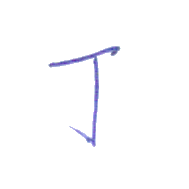
#> input picture old-thas/data/1/database/base_1_12_1.bmp, 189 x 189 px; its folder holds only this picture in this run
$ python main.py
#> lines starting #> are read from the running program, lines starting #| are printed output that depends on the picture; after the words box and inside, x2 and y2 are one past the last pixel; in counts of white or black regions, pixels touching at a corner belong together
#> in load_and_prepare_data, image is the input picture: PIL image 189x189 RGB; mean R, G, B 252.3, 252.2, 253.8
import os
import numpy as np
from PIL import Image
from sklearn.svm import SVC
from sklearn.metrics import accuracy_score, classification_report, confusion_matrix
from sklearn.preprocessing import StandardScaler
import glob
import csv
import datetime
import matplotlib.pyplot as plt
import seaborn as sns

Y_STROKE_MAX = 220

def stroke_extraction(image):
    def is_stroke(pixel):
        return pixel < Y_STROKE_MAX
    if image.mode != 'YCbCr':
        image = image.convert('YCbCr')  # Ensure the image is in 'YCbCr' mode
#> image: PIL image 189x189 YCbCr; mean of channels 0, 1, 2 252.4, 128.8, 127.9
    y_channel, _, _ = image.split()  # Extract the Y channel
    y_array = np.array(y_channel)
    stroke_array = np.vectorize(is_stroke)(y_array)
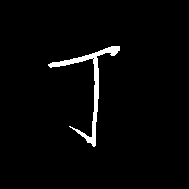
#> stroke_array: shape (189, 189) bool; 2.5% white; 1 white region, box (x1, y1, x2, y2) and area: (48, 46, 120, 147) 876
    stroke_image = Image.fromarray(stroke_array.astype(np.uint8) * 255, mode='L')  # Convert back to image
    return stroke_image, y_array

def binary_array_extraction(image):
    stroke_image, _ = stroke_extraction(image)
    stroke_array = np.array(stroke_image)
    return (stroke_array > 0).astype(np.float32)

# B_0 is the original binary array (stroke pixels)
def compute_B_k_list(binary_array):
    # print(binary_array)
    height, width = binary_array.shape
    B_0 = binary_array.copy()
    B_k_list = [B_0]
    for k in range(1, 4):
        B_prev = B_k_list[k-1]
        B_k = np.zeros_like(B_prev)
        for m in range(width):
            for n in range(height):
                if B_prev[n, m] == 0:
                    continue
                self_ok = (B_prev[n, m] > 0)
                top_ok = (n > 0 and B_prev[n-1, m] > 0)
                bottom_ok = (n < height-1 and B_prev[n+1, m] > 0)
                left_ok = (m > 0 and B_prev[n, m-1] > 0)
                right_ok = (m < width-1 and B_prev[n, m+1] > 0)
                if self_ok and top_ok and bottom_ok and left_ok and right_ok:
                    B_k[n, m] = 1
        B_k_list.append(B_k)
    return B_k_list

def feature_extraction(image):
    stroke_image, y_array = stroke_extraction(image)
    stroke_array = np.array(stroke_image)
    height, width = stroke_array.shape
#> height = 189; width = 189

    # Divide the image into 5 rows and 5 columns
    row_height = height // 5 + 1
#> row_height = 38
    col_width = width // 5 + 1
#> col_width = 38

    # Initialize features
    # f1 to f5: # of stroke pixels for columns
    # f6 to f10: # of stroke pixels for rows
    # f11: min intensity of stroke pixels
    # f12: standard deviation of the intensity of stroke pixels
    # f13: m_0 (weighted average of horizontal position of stroke pixels)
    # f14: n_0 (weighted average of vertical position of stroke pixels)
    # f15: v_{2,0} (second order moment)
    # f16: v_{1,1} (second order moment)
    # f17: v_{0,2} (second order moment)
    # f18: v_{3,0} (third order moment)
    # f19: v_{2,1} (third order moment)
    # f20: v_{1,2} (third order moment)
    # f21: v_{0,3} (third order moment)
    # f22: r_1 (ratio of B_1 to B_0)
    # f23: r_2 (ratio of B_2 to B_0)
    # f24: r_3 (ratio of B_3 to B_0)
    # f25: w (width/height ratio of stroke region)
    features = {}

    # Calculate stroke pixels for each column (f1 to f5)
    for col in range(5):
        col_start = col * col_width
        col_end = (col + 1) * col_width if col < 4 else width
        features[f"f{col + 1}"] = np.sum(stroke_array[:, col_start:col_end] > 0)
#> after the loop, features = {'f1': 0, 'f2': 150, 'f3': 682, 'f4': 44, 'f5': 0}

    # Calculate stroke pixels for each row (f6 to f10)
    for row in range(5):
        row_start = row * row_height
        row_end = (row + 1) * row_height if row < 4 else height
        features[f"f{row + 6}"] = np.sum(stroke_array[row_start:row_end, :] > 0)
#> after the loop, features = 10 items

    # Calculate min intensity of stroke pixels (f11)
    y_stroke_pixels = y_array[(stroke_array > 0) & (y_array < Y_STROKE_MAX)]
#> y_stroke_pixels = 876 values, max 219 at index 231, min 77 at index 267, mean 149.6
    features["f11"] = np.min(y_stroke_pixels) if y_stroke_pixels.size > 0 else 0

    # Calculate standard deviation of the intensity of stroke pixels (f12)
    features["f12"] = np.std(y_stroke_pixels) if y_stroke_pixels.size > 0 else 0

    # Calculate f13 (m_0) and f14 (n_0): weighted average of positions of stroke pixels
    # B(m,n) is 1 for stroke pixels and 0 for background
    binary_array = binary_array_extraction(stroke_image)
#> in stroke_extraction (call 2), `image = image.convert('YCbCr')  # Ensure the image is in 'YCbCr' mode`: image: PIL image 189x189 YCbCr; mean of channels 0, 1, 2 6.3, 128, 128

    # Create coordinate arrays
    m_coords, n_coords = np.meshgrid(np.arange(width), np.arange(height))

    # Calculate sum(B(m,n))
    sum_B = np.sum(binary_array)
#> sum_B = 34845

    # Skip calculations if there are no stroke pixels
    if sum_B == 0:
        for i in range(13, 26):  # f13 to f25
            features[f"f{i}"] = 0
    else:
        # Calculate sum(m * B(m,n)) and sum(n * B(m,n))
        sum_m_times_B = np.sum(m_coords * binary_array)
#> sum_m_times_B = 3279089
        sum_n_times_B = np.sum(n_coords * binary_array)
#> sum_n_times_B = 3284105

        # m_0 = sum(m * B(m,n)) / sum(B(m,n))
        m0 = sum_m_times_B / sum_B
#> m0 = 94.11
        features["f13"] = m0

        # n_0 = sum(n * B(m,n)) / sum(B(m,n))
        n0 = sum_n_times_B / sum_B
#> n0 = 94.25
        features["f14"] = n0

        # Calculate moment-based features (f15 to f21)
        # Create arrays for powers of (m-m0) and (n-n0)
        m_minus_m0 = m_coords - m0
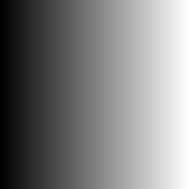
#> m_minus_m0: shape (189, 189) float64; min -94.11, max 93.89, mean -0.1; drawn with min black and max white
        n_minus_n0 = n_coords - n0
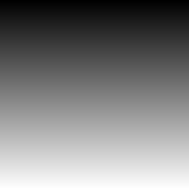
#> n_minus_n0: shape (189, 189) float64; min -94.25, max 93.75, mean -0.2; drawn with min black and max white

        # Second order moments
        # v_{2,0} = sum((m-m0)^2 * B(m,n)) / sum(B(m,n))
        features["f15"] = np.sum(np.power(m_minus_m0, 2) * binary_array) / sum_B

        # v_{1,1} = sum((m-m0) * (n-n0) * B(m,n)) / sum(B(m,n))
        features["f16"] = np.sum(m_minus_m0 * n_minus_n0 * binary_array) / sum_B

        # v_{0,2} = sum((n-n0)^2 * B(m,n)) / sum(B(m,n))
        features["f17"] = np.sum(np.power(n_minus_n0, 2) * binary_array) / sum_B

        # Third order moments
        # v_{3,0} = sum((m-m0)^3 * B(m,n)) / sum(B(m,n))
        features["f18"] = np.sum(np.power(m_minus_m0, 3) * binary_array) / sum_B

        # v_{2,1} = sum((m-m0)^2 * (n-n0) * B(m,n)) / sum(B(m,n))
        features["f19"] = np.sum(np.power(m_minus_m0, 2) * n_minus_n0 * binary_array) / sum_B

        # v_{1,2} = sum((m-m0) * (n-n0)^2 * B(m,n)) / sum(B(m,n))
        features["f20"] = np.sum(m_minus_m0 * np.power(n_minus_n0, 2) * binary_array) / sum_B

        # v_{0,3} = sum((n-n0)^3 * B(m,n)) / sum(B(m,n))
        features["f21"] = np.sum(np.power(n_minus_n0, 3) * binary_array) / sum_B

        # Calculate B_k features (f22 to f24)
        B_k_list = compute_B_k_list(binary_array)
#> after the loop in compute_B_k_list, `for k in range(1, 4):`:
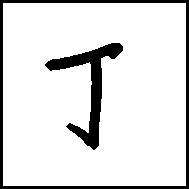
#> B_k: shape (189, 189) float32; values 0 (black) and 1 (white), 88.2% white; 2 black regions, box (x1, y1, x2, y2) and area: (0, 0, 189, 189) 2232, (45, 43, 123, 150) 1980
#> after the loop in compute_B_k_list, `for k in range(1, 4):`: B_k_list = 4 items
#> B_k_list = 4 items

        # Calculate ratio features r_k = sum(B_k) / sum(B_0)
        sum_B0 = np.sum(B_k_list[0])
#> sum_B0 = 34845
        for k in range(1, 4):
            sum_Bk = np.sum(B_k_list[k])
            features[f"f{21+k}"] = sum_Bk / sum_B0 if sum_B0 > 0 else 0
#> this loop made 3 passes
#> sum_Bk on passes 1 to 3: 33723, 32612, 31509
#> after the loop, features = 24 items

        # Calculate width/height ratio feature (f25)
        # Find stroke pixel region boundaries
        stroke_indices = np.where(binary_array > 0)
#> stroke_indices = 34845 positions, rows 0 to 188, columns 0 to 188
        if len(stroke_indices[0]) > 0:
            n_min = np.min(stroke_indices[0])  # Vertical (row) min
#> n_min = 0
            n_max = np.max(stroke_indices[0])  # Vertical (row) max
#> n_max = 188
            m_min = np.min(stroke_indices[1])  # Horizontal (col) min
#> m_min = 0
            m_max = np.max(stroke_indices[1])  # Horizontal (col) max
#> m_max = 188

            # Calculate w = (m_max - m_min) / (n_max - n_min)
            height_diff = n_max - n_min
#> height_diff = 188
            width_diff = m_max - m_min
#> width_diff = 188
            features["f25"] = width_diff / height_diff if height_diff > 0 else 0
        else:
            features["f25"] = 0

    # Convert dictionary to feature vector
    feature_vector = [features[f"f{i}"] for i in range(1, 26)]  # f1 to f25
#> feature_vector = 25 values, max 3045.3 at index 14, min -1964.2 at index 20, mean 180.6

    edge_image = np.logical_xor(B_k_list[0], B_k_list[1])  # XOR of B_0 and B_1
#> edge_image: shape (189, 189) bool; 3.1% white in thin lines or dots

    # return feature_vector
    return feature_vector, edge_image

# [17 lines left out: function export_features_to_csv, not called in this run]

def load_and_prepare_data(data_dir):
    """
    載入資料並準備訓練和測試資料集
    - 從database目錄中取前25張作為真實訓練集，後25張作為真實測試集
    - 從testcase目錄中取前25張作為偽造訓練集，後25張作為偽造測試集
    """
    # 初始化資料列表
    train_features = []
    train_labels = []
    test_features = []
    test_labels = []

    # 處理真實樣本 (database)
    database_dir = os.path.join(data_dir, 'database')
    database_files = sorted([f for f in os.listdir(database_dir) if f.endswith('.bmp')])

    # 前25張作為訓練資料
    for file in database_files[:25]:
        image_path = os.path.join(database_dir, file)
        image = Image.open(image_path)
        features, _ = feature_extraction(image)
#> features has the same summary as feature_vector in feature_extraction
        train_features.append(features)
        train_labels.append(1)  # 1表示真實樣本

    # 後25張作為測試資料
    for file in database_files[25:50]:
        image_path = os.path.join(database_dir, file)
        image = Image.open(image_path)
        features, _ = feature_extraction(image)
        test_features.append(features)
        test_labels.append(1)  # 1表示真實樣本

    # 處理偽造樣本 (testcase)
    testcase_dir = os.path.join(data_dir, 'testcase')
    testcase_files = sorted([f for f in os.listdir(testcase_dir) if f.endswith('.bmp')])

    # 前25張作為訓練資料
    for file in testcase_files[:25]:
        image_path = os.path.join(testcase_dir, file)
        image = Image.open(image_path)
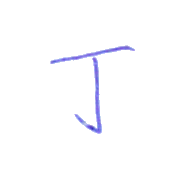
#> input picture old-thas/data/1/testcase/word_13_1_1.bmp, 189 x 189 px
#> image is the input picture: PIL image 189x189 RGB; mean R, G, B 252.5, 252.5, 254.5
        features, _ = feature_extraction(image)
#> in stroke_extraction (call 3), `image = image.convert('YCbCr')  # Ensure the image is in 'YCbCr' mode`: image: PIL image 189x189 YCbCr; mean of channels 0, 1, 2 252.7, 129, 127.8
#> in stroke_extraction (call 3), `stroke_array = np.vectorize(is_stroke)(y_array)`: stroke_array: shape (189, 189) bool; 2.3% white; 1 white region, box (x1, y1, x2, y2) and area: (50, 45, 135, 134) 835
#> after the loop in feature_extraction (call 2), `for col in range(5):`: features = {'f1': 0, 'f2': 111, 'f3': 636, 'f4': 88, 'f5': 0}
#> after the loop in feature_extraction (call 2), `for row in range(5):`: features = 10 items
#> in feature_extraction (call 2), `y_stroke_pixels = y_array[(stroke_array > 0) & (y_array < Y_STROKE_MAX)]`: y_stroke_pixels = 835 values, max 219 at index 3, min 64 at index 780, mean 157.9
#> in stroke_extraction (call 4), `image = image.convert('YCbCr')  # Ensure the image is in 'YCbCr' mode`: image: PIL image 189x189 YCbCr; mean of channels 0, 1, 2 6, 128, 128
#> in feature_extraction (call 2), `sum_B = np.sum(binary_array)`: sum_B = 34886
#> in feature_extraction (call 2), `sum_m_times_B = np.sum(m_coords * binary_array)`: sum_m_times_B = 3279971
#> in feature_extraction (call 2), `sum_n_times_B = np.sum(n_coords * binary_array)`: sum_n_times_B = 3289550
#> in feature_extraction (call 2), `m0 = sum_m_times_B / sum_B`: m0 = 94.02
#> in feature_extraction (call 2), `n0 = sum_n_times_B / sum_B`: n0 = 94.29
#> after the loop in compute_B_k_list (call 2), `for k in range(1, 4):`:
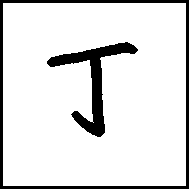
#> B_k: shape (189, 189) float32; values 0 (black) and 1 (white), 88.3% white; 2 black regions, box (x1, y1, x2, y2) and area: (0, 0, 189, 189) 2232, (47, 42, 138, 137) 1950
#> in feature_extraction (call 2), `sum_B0 = np.sum(B_k_list[0])`: sum_B0 = 34886
#> the loop in feature_extraction (call 2), `for k in range(1, 4):` made 3 passes
#> sum_Bk on passes 1 to 3: 33761, 32646, 31539
#> after the loop in feature_extraction (call 2), `for k in range(1, 4):`: features = 24 items
#> in feature_extraction (call 2), `stroke_indices = np.where(binary_array > 0)`: stroke_indices = 34886 positions, rows 0 to 188, columns 0 to 188
#> in feature_extraction (call 2), `feature_vector = [features[f"f{i}"] for i in range(1, 26)]`: feature_vector = 25 values, max 3041.5 at index 14, min -2091.7 at index 20, mean 200.3
#> in feature_extraction (call 2), `edge_image = np.logical_xor(B_k_list[0], B_k_list[1])`:
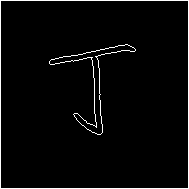
#> edge_image: shape (189, 189) bool; 3.1% white in thin lines or dots
#> features has the same summary as feature_vector in feature_extraction
        train_features.append(features)
        train_labels.append(0)  # 0表示偽造樣本

    # 後25張作為測試資料
    for file in testcase_files[25:50]:
        image_path = os.path.join(testcase_dir, file)
        image = Image.open(image_path)
        features, _ = feature_extraction(image)
        test_features.append(features)
        test_labels.append(0)  # 0表示偽造樣本

    return np.array(train_features), np.array(train_labels), np.array(test_features), np.array(test_labels)

def normalize_features(train_features, test_features):
    """
    對特徵進行標準化處理：(x - mean) / std
    使用訓練數據的均值和標準差來標準化測試數據
    """
    scaler = StandardScaler()
    train_normalized = scaler.fit_transform(train_features)
    test_normalized = scaler.transform(test_features)

    return train_normalized, test_normalized

# [239 lines left out: functions train_svm_classifier, evaluate_classifier, export_normalized_features, generate_report, export_vector_features_to_csv, export_vector_features_wide_format, not called in this run]

if __name__ == "__main__":
    data_dir = '../data/1'

    # 建立結果目錄
    results_dir = '../results'
    if not os.path.exists(results_dir):
        os.makedirs(results_dir)

    # 載入並準備資料
    print("載入並準備資料...")
    train_features, train_labels, test_features, test_labels = load_and_prepare_data(data_dir)
#> train_labels = [1, 0]; test_features = empty array; test_labels = empty array

    # 標準化特徵
    print("標準化特徵...")
#> (the run stopped early here; a loop or call above may not have finished)
